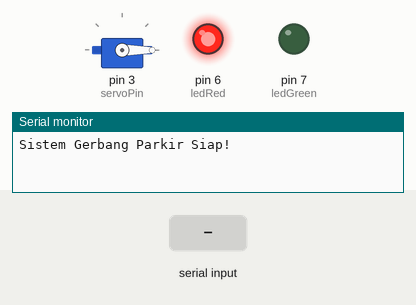
This sketch was run on a simulated Arduino Leonardo, built with avr-gcc and run on an emulated ATmega32U4. Shown: servo, output pins drawn as LEDs (lit = HIGH), the last lines printed to the serial monitor. Inputs (shaded band) come from the test bench.

Above: at 1.2 s.
1.3 s: "OPEN\n" received over Serial
At 1.63 s:
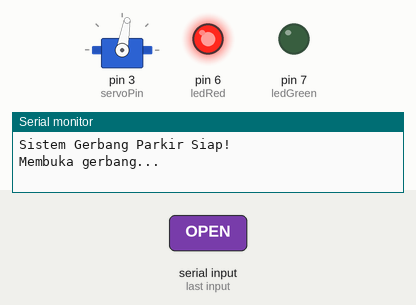
At 2.8 s:
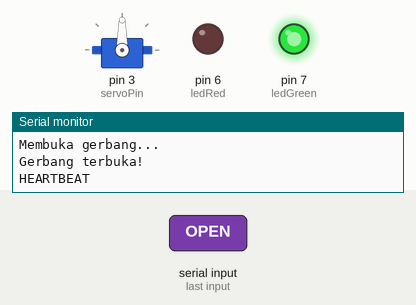
3.1 s: "CLOSE\n" received over Serial
At 3.43 s:
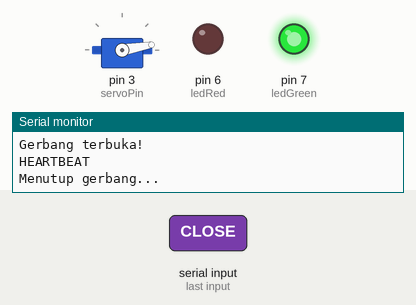
Timing chart, 0 to 6.1 s (numbered marks = the images above; inputs shaded):
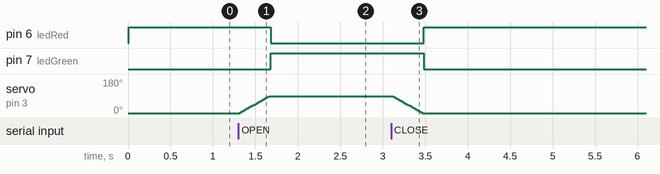

Measured:
- after the input at 1.3 s, pin 6 (ledRed): HIGH → LOW after 0.38 s; pin 7 (ledGreen): LOW → HIGH after 0.38 s; servo on pin 3 (servoPin): moves from 0° to 90° over 0.34 s, starting at once
- after the input at 3.1 s, pin 6 (ledRed): LOW → HIGH after 0.38 s; pin 7 (ledGreen): HIGH → LOW after 0.38 s; servo on pin 3 (servoPin): moves from 90° to 0° over 0.34 s, starting at once

The sketch:

sketch_may1b.ino
```cpp
/*
 * Sistem Gerbang Parkir Otomatis - Kode Arduino (Diperbaiki)
 *
 * Kode ini untuk mengontrol servo motor yang akan membuka dan menutup gerbang parkir
 * berdasarkan perintah dari Python melalui komunikasi serial.
 *
 * Koneksi:
 * - Servo terhubung ke pin 9
 * - LED Hijau ke pin 7 (opsional)
 * - LED Merah ke pin 6 (opsional)
 */

#include <Servo.h>

// Pin konfigurasi
const int servoPin = 3;  // Pin untuk servo motor
const int ledGreen = 7;  // LED hijau untuk indikasi gerbang terbuka
const int ledRed = 6;    // LED merah untuk indikasi gerbang tertutup

// Nilai sudut servo
const int GATE_CLOSED = 0;   // Sudut saat gerbang tertutup
const int GATE_OPEN = 90;    // Sudut saat gerbang terbuka

// Variabel status
String inputString = "";     // String untuk menyimpan data yang diterima
boolean stringComplete = false;  // Flag untuk indikasi string lengkap diterima
boolean gateOpen = false;    // Status gerbang

// Variabel untuk anti-bounce
unsigned long lastCommandTime = 0;
const unsigned long commandDelay = 500; // Delay 500ms antara perintah

// Variabel untuk heartbeat
unsigned long lastHeartbeatTime = 0;
const unsigned long heartbeatInterval = 2000; // 2 detik interval untuk heartbeat

// Deklarasi objek servo
Servo gateServo;

void setup() {
  // Inisialisasi komunikasi serial
  Serial.begin(9600);
  while (!Serial) {
    ; // Tunggu port serial terhubung (khusus untuk Arduino Leonardo/Micro)
  }

  // Reservasi memori untuk inputString
  inputString.reserve(50);

  // Inisialisasi servo
  gateServo.attach(servoPin);

  // Set posisi awal gerbang (tertutup)
  gateServo.write(GATE_CLOSED);

  // Inisialisasi LED
  pinMode(ledGreen, OUTPUT);
  pinMode(ledRed, OUTPUT);

  // Set indikator awal (gerbang tertutup - LED merah menyala)
  digitalWrite(ledGreen, LOW);
  digitalWrite(ledRed, HIGH);

  // Tampilkan pesan inisialisasi
  Serial.println("Sistem Gerbang Parkir Siap!");
}

void loop() {
  // Cek jika ada perintah serial lengkap
  if (stringComplete) {
    // Trim string untuk menghilangkan whitespace
    inputString.trim();

    // Proses perintah dengan anti-bounce
    unsigned long currentTime = millis();
    if (currentTime - lastCommandTime > commandDelay) {
      lastCommandTime = currentTime;

      if (inputString.equalsIgnoreCase("OPEN")) {
        openGate();
      }
      else if (inputString.equalsIgnoreCase("CLOSE")) {
        closeGate();
      }
      else if (inputString.equalsIgnoreCase("TEST")) {
        Serial.println("OK");
      }
    }

    // Reset string dan flag
    inputString = "";
    stringComplete = false;
  }

  // Kirim heartbeat setiap interval tertentu
  unsigned long currentMillis = millis();
  if (currentMillis - lastHeartbeatTime > heartbeatInterval) {
    lastHeartbeatTime = currentMillis;
    Serial.println("HEARTBEAT");
  }

  // Cek buffer serial setiap loop
  checkSerial();
}

// Fungsi untuk membuka gerbang
void openGate() {
  if (!gateOpen) {
    Serial.println("Membuka gerbang...");

    // Buka gerbang dengan gerakan halus
    for (int angle = GATE_CLOSED; angle <= GATE_OPEN; angle += 5) {
      gateServo.write(angle);
      delay(20);  // Delay kecil untuk gerakan halus
    }

    // Pastikan posisi akhir tepat
    gateServo.write(GATE_OPEN);

    // Ubah indikator LED
    digitalWrite(ledGreen, HIGH);
    digitalWrite(ledRed, LOW);

    // Update status
    gateOpen = true;

    Serial.println("Gerbang terbuka!");
  } else {
    Serial.println("Gerbang sudah terbuka!");
  }
}

// Fungsi untuk menutup gerbang
void closeGate() {
  if (gateOpen) {
    Serial.println("Menutup gerbang...");

    // Tutup gerbang dengan gerakan halus
    for (int angle = GATE_OPEN; angle >= GATE_CLOSED; angle -= 5) {
      gateServo.write(angle);
      delay(20);  // Delay kecil untuk gerakan halus
    }

    // Pastikan posisi akhir tepat
    gateServo.write(GATE_CLOSED);

    // Ubah indikator LED
    digitalWrite(ledGreen, LOW);
    digitalWrite(ledRed, HIGH);

    // Update status
    gateOpen = false;

    Serial.println("Gerbang tertutup!");
  } else {
    Serial.println("Gerbang sudah tertutup!");
  }
}

// Fungsi untuk memeriksa data serial tersedia
void checkSerial() {
  while (Serial.available()) {
    // Baca satu byte dari serial
    char inChar = (char)Serial.read();

    // Jika newline atau carriage return, set flag complete
    if (inChar == '\n' || inChar == '\r') {
      if (inputString.length() > 0) {
        stringComplete = true;
      }
    } else {
      // Tambahkan karakter ke string
      inputString += inChar;
    }

    // Jika buffer terlalu besar, reset
    if (inputString.length() > 40) {
      inputString = "";
    }
  }
}
```
